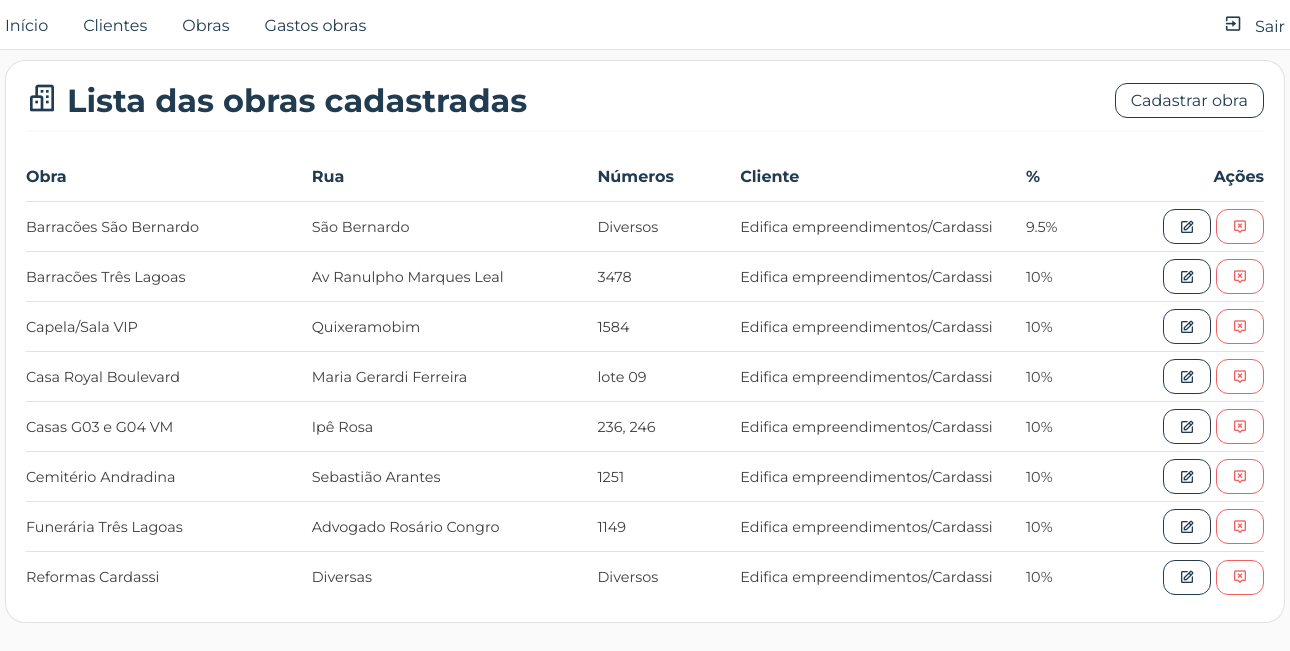
The page /pages/front/listas/lista_obras.php (signed in) on the database its author committed.
### tables this page shows
CREATE TABLE `obras` (
  `id` int(11) NOT NULL,
  `nome` varchar(50) NOT NULL,
  `cpf_cnpj_cliente` varchar(20) NOT NULL,
  `id_cidade` int(11) NOT NULL,
  `rua` varchar(50) NOT NULL,
  `numObra` char(10) NOT NULL,
  `porcentagem_cobranca` char(5) NOT NULL
);

CREATE TABLE `clientes` (
  `cpf_cnpj` varchar(20) NOT NULL,
  `nome` varchar(50) NOT NULL,
  `tipo_cliente` char(2) DEFAULT NULL
);

### pages/back/listas/lista_obrasdb.php (called while the page is built)
<?php
   require_once(__DIR__."/../../conexao/connection.php");
   try {
      $query = $conn->prepare("SELECT
                                 O.id,
                                 O.nome AS nomeObra,
                                 O.rua,
                                 O.numObra,
                                 O.porcentagem_cobranca AS porcentagem,
                                 C.cpf_cnpj,
                                 C.nome AS nomeCliente,
                                 Ci.cidade
                               FROM obras O
                               INNER JOIN clientes C
                               ON O.cpf_cnpj_cliente = C.cpf_cnpj
                               INNER JOIN cidades Ci
                               ON O.id_cidade = Ci.id
                               ORDER BY nomeObra ASC");
      $query->execute();
      if($query) {
         $obras = $query->fetchAll(PDO::FETCH_ASSOC);
         return $obras;
      }
   } catch(PDOException $erro) {
      echo $erro;
      echo "Não foi possível recuperar as obras cadastradas";
      exit();
   }
?>

### pages/front/listas/lista_obras.php (the view, shortened to what this page needs)
<?php
   require_once(__DIR__."/../../back/listas/lista_obrasdb.php");
?>
<!DOCTYPE html>
<html lang="pt-br">
<head>
      <link rel="stylesheet" href="<?= BASE_URL; ?>css/reset.css">
      <link rel="stylesheet" href="<?= BASE_URL; ?>css/style.css">
      <link rel="stylesheet" href="<?= BASE_URL; ?>css/listas.css">
      <link rel="stylesheet" href="<?= BASE_URL; ?>css/table.css">
</head>
<body>
      <?php require_once(__DIR__."/../menu.php"); ?>
      <div class="container container_lista">
         <div class="row rowTitulo">
            <h1><i class='bx bx-buildings icon_titulo' ></i> Lista das obras cadastradas</h1>
            <nav>
               <a href="<?= BASE_URL; ?>pages/front/cadastros/cadastrar_obras.php" class="btn nav">Cadastrar obra</a>
            </nav>
         </div>
         <div class="row lista">
            <table class="tabela_gastos_obras">
               <tr class="linha_cabecalho">
                  <th class="f1-2">Obra</th>
                  <th class="f1-2">Rua</th>
                  <th class="f-6">Números</th>
                  <th class="f1-2">Cliente</th>
                  <th class="f-5">%</th>
                  <th class="f-5 celula_botoes_acoes">Ações</th>
               </tr>
               <?php
                  foreach($obras as $linha) {
               ?>
               <tr>
                  <td class="f1-2">
                     <p class=""><?= $linha['nomeObra']; ?></p>
                  </td>
                  <td class="f1-2">
                     <?= $linha['rua']; ?>
                  </td>
                  <td class="f-6">
                     <?= $linha['numObra']; ?>
                  </td>
                  <td class="f1-2">
                     <?= $linha['nomeCliente']; ?>
                  </td>
                  <td class="f-5">
                     <?= $linha['porcentagem'] != null ? $linha['porcentagem'].'%' : "Não definido"; ?>
                  </td>
                  <td class="f-5 celula_botoes_acoes">
                     <a href="<?= BASE_URL; ?>pages/front/edits/editar_obra.php?id=<?= $linha['id']; ?>" class="btn editar">
                        <i class='bx bx-edit'></i>
                     </a>
                     <a
                        href="<?= BASE_URL; ?>pages/back/excluir/excluir_obradb.php?id=<?= $linha['id']; ?>"
                        class="btn excluir"
                        onclick="confirmarExclusao(event, '')">
                        <i class='bx bx-message-alt-x'></i>
                     </a>
                  </td>
               </tr>
               <?php
                  }
               ?>
            </table>
         </div>
      </div>
</body>
</html>

### pages/front/menu.php (shortened to what this page needs)
<head>
   <link rel="stylesheet" href="<?= BASE_URL; ?>css/menu.css">
   <link href='https://unpkg.com/boxicons@2.1.4/css/boxicons.min.css' rel='stylesheet'>
</head>
<header>
   <div class="container">
      <nav>
         <ul>
            <li class="btnMenu"><a href="<?= BASE_URL; ?>?nomePag=Inicio">Início</a></li>
            <li class="btnMenu"><a href="<?= BASE_URL; ?>pages/front/listas/lista_clientes.php?nomePag=Clientes">Clientes</a></li>
            <li class="btnMenu"><a href="<?= BASE_URL; ?>pages/front/listas/lista_obras.php?nomePag=Obras">Obras</a></li>
            <li class="btnMenu"><a href="<?= BASE_URL; ?>pages/front/listas/lista_gastos_obras.php?nomePag=Gastos obras">Gastos obras</a></li>
         </ul>
         <ul>
            <li class="btnMenu btnSair"><a href="<?= BASE_URL; ?>pages/back/exit.php"><i class='bx bx-exit'></i> Sair</a></li>
         </ul>
      </nav>
   </div>
</header>

### css/style.css (style rules this page uses)
body { width: 100%; height: auto; padding: 60px 0 10px 0; background-color: var(--gelo); }
.container { width: 1280px; margin: 0 auto; }
.row { width: 100%; }
a.btn { width: fit-content; height: 35px; border-radius: 12px; display: block; padding: 0 15px; place-content: center; text-decoration: none; display: flex; gap: 5px; align-items: center; color: var(--gelo); font-size: 1rem; transition: all var(--trans02) ease; }

### css/variaveis.css (style rules this page uses)
:root { --cor-texto: rgba(26, 26, 26, 0.84); --cinza: rgba(26, 26, 26, 0.7); --cinza-claro: rgba(37, 37, 37, 0.438); --borda-card: rgba(37, 37, 37, 0.130); --realce: #213C51; --realce02: #173044; --gelo: #fafafa; --branco: #fff; --vermelho: #f16060; --vermelho02: #cc4545; --verde: #66ac5f; --bg-icon-card1: #ddf8e0; --co-icon-card1: #66ac5f; --bg-icon-card2: #ddf4f8; --co-icon-card2: #5f89ac; --bg-icon-card3: #e9ddf8; --co-icon-card3: #805fac; --bg-icon-card4: #f8eddd; --co-icon-card4: #ac8d5f; --trans02: .2s; --trans04: .4s; }

### rows shown on the page
obras: nome "Barracões São Bernardo", rua "São Bernardo", numObra "Diversos", clientes.nome "Edifica empreendimentos/Cardassi", porcentagem_cobranca "9.5"
obras: nome "Barracões Três Lagoas", rua "Av Ranulpho Marques Leal", numObra "3478", clientes.nome "Edifica empreendimentos/Cardassi", porcentagem_cobranca "10"
obras: nome "Capela/Sala VIP", rua "Quixeramobim", numObra "1584", clientes.nome "Edifica empreendimentos/Cardassi", porcentagem_cobranca "10"
obras: nome "Casa Royal Boulevard", rua "Maria Gerardi Ferreira", numObra "lote 09", clientes.nome "Edifica empreendimentos/Cardassi", porcentagem_cobranca "10"
obras: nome "Casas G03 e G04 VM", rua "Ipê Rosa", numObra "236, 246", clientes.nome "Edifica empreendimentos/Cardassi", porcentagem_cobranca "10"
obras: nome "Cemitério Andradina", rua "Sebastião Arantes", numObra "1251", clientes.nome "Edifica empreendimentos/Cardassi", porcentagem_cobranca "10"
obras: nome "Funerária Três Lagoas", rua "Advogado Rosário Congro", numObra "1149", clientes.nome "Edifica empreendimentos/Cardassi", porcentagem_cobranca "10"
obras: nome "Reformas Cardassi", rua "Diversas", numObra "Diversos", clientes.nome "Edifica empreendimentos/Cardassi", porcentagem_cobranca "10"
